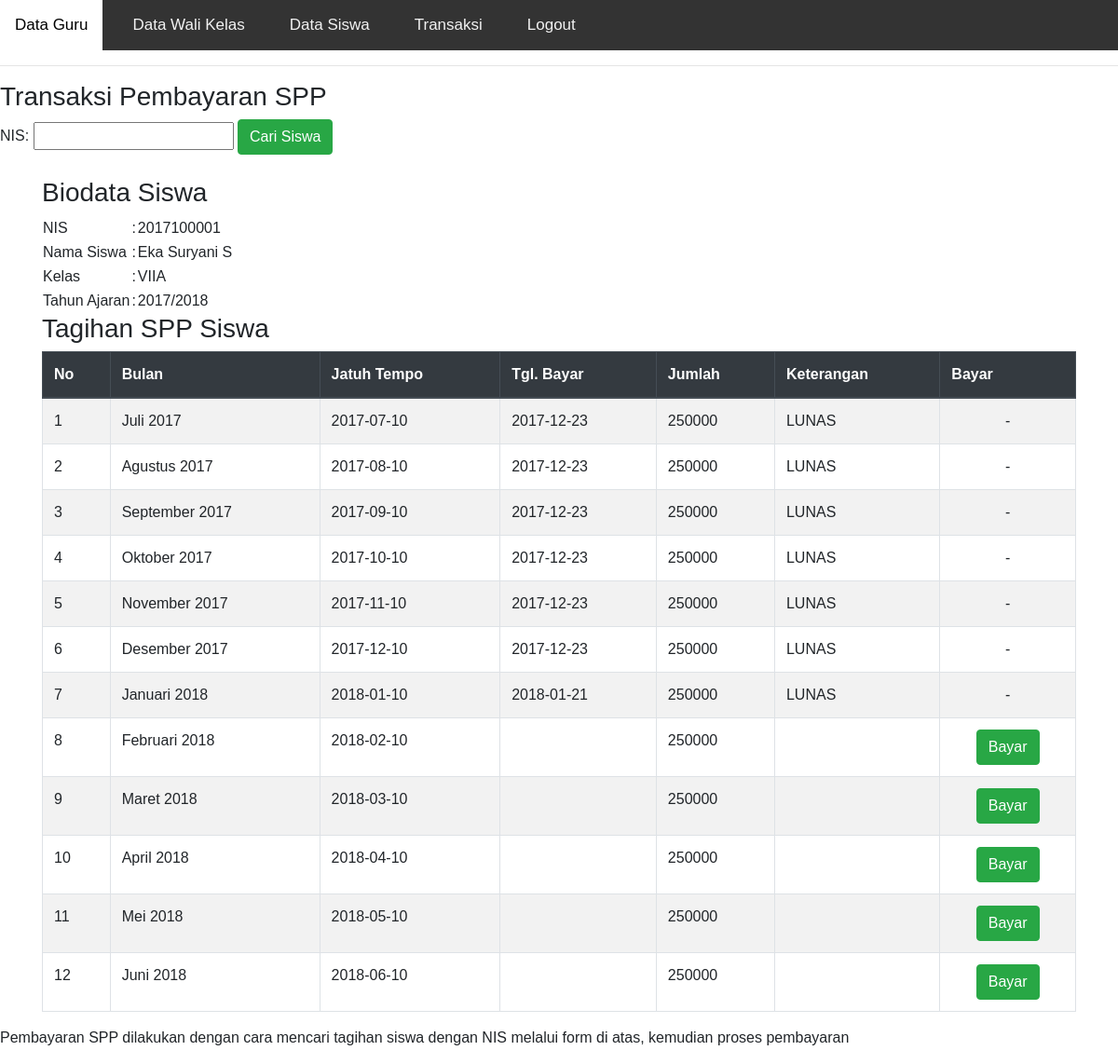
Page /transaksi.php?nis=2017100001 (signed in) on the committed database.
### tables this page shows
CREATE TABLE `siswa` (
  `idsiswa` int(10) NOT NULL AUTO_INCREMENT,
  `nis` varchar(10) DEFAULT NULL,
  `namasiswa` varchar(40) DEFAULT NULL,
  `kelas` varchar(10) DEFAULT NULL,
  `tahunajaran` varchar(10) DEFAULT NULL,
  `biaya` int(20) DEFAULT NULL,
  PRIMARY KEY (`idsiswa`),
  KEY `fk_kelas` (`kelas`),
  CONSTRAINT `fk_kelas` FOREIGN KEY (`kelas`) REFERENCES `walikelas` (`kelas`) ON UPDATE CASCADE
);

CREATE TABLE `spp` (
  `idspp` int(100) NOT NULL AUTO_INCREMENT,
  `idsiswa` int(10) DEFAULT NULL,
  `jatuhtempo` date DEFAULT NULL,
  `bulan` varchar(20) DEFAULT NULL,
  `nobayar` varchar(10) DEFAULT NULL,
  `tglbayar` date DEFAULT NULL,
  `jumlah` int(20) DEFAULT NULL,
  `ket` varchar(20) DEFAULT NULL,
  `idadmin` int(5) DEFAULT NULL,
  PRIMARY KEY (`idspp`),
  KEY `fk_admin` (`idadmin`),
  KEY `fk_siswa` (`idsiswa`),
  CONSTRAINT `fk_admin` FOREIGN KEY (`idadmin`) REFERENCES `admin` (`idadmin`) ON UPDATE CASCADE,
  CONSTRAINT `fk_siswa` FOREIGN KEY (`idsiswa`) REFERENCES `siswa` (`idsiswa`) ON DELETE CASCADE ON UPDATE CASCADE
);

### transaksi.php (the view)
<?php include "header.php" ?>
<h3>Transaksi Pembayaran SPP</h3>
<form method="get" action="">
	NIS: <input type="text" name="nis" />
	<input class="btn btn-success" type="submit" name="cari" value="Cari Siswa" />
</form><br />
<?php
if(isset($_GET['nis']) && $_GET['nis']!=''){
	$sqlSiswa = mysqli_query($konek, "SELECT * FROM siswa WHERE nis='$_GET[nis]'");
	$ds=mysqli_fetch_array($sqlSiswa);
	$nis = $ds['nis'];
?>
<div class="container">
<h3>Biodata Siswa</h3>
<table>
	<tr>
		<td>NIS</td>
		<td>:</td>
		<td><?php echo $ds['nis']; ?></td>
	</tr>
	<tr>
		<td>Nama Siswa</td>
		<td>:</td>
		<td><?php echo $ds['namasiswa']; ?></td>
	</tr>
	<tr>
		<td>Kelas</td>
		<td>:</td>
		<td><?php echo $ds['kelas']; ?></td>
	</tr>
	<tr>
		<td>Tahun Ajaran</td>
		<td>:</td>
		<td><?php echo $ds['tahunajaran']; ?></td>
	</tr>
</table>
<h3>Tagihan SPP Siswa</h3>
<table class="table table-striped table-bordered">
<thead class="thead-dark">
	<tr>
		<th>No</th>
		<th>Bulan</th>
		<th>Jatuh Tempo</th>
		<th>Tgl. Bayar</th>
		<th>Jumlah</th>
		<th>Keterangan</th>
		<th>Bayar</th>
	</tr>
	</thead>
	<?php
	$sql = mysqli_query($konek, "SELECT * FROM spp WHERE idsiswa='$ds[idsiswa]' ORDER BY jatuhtempo ASC");
	$no=1;
	while($d=mysqli_fetch_array($sql)){
		echo "<tr>
			<td>$no</td>
			<td>$d[bulan]</td>
			<td>$d[jatuhtempo]</td>
			<td>$d[tglbayar]</td>
			<td>$d[jumlah]</td>
			<td>$d[ket]</td>
			<td align='center'>";
				if($d['nobayar']==''){
					echo "<a class='btn btn-success' href='proses_transaksi.php?nis=$nis&act=bayar&id=$d[idspp]'>Bayar</a>";
				}else{
					echo "-";
				}
			echo "</td>
		</tr>";
		$no++;
	}
	?>
</table>
<?php
}
?>
</div>
<p>Pembayaran SPP dilakukan dengan cara mencari tagihan siswa dengan NIS melalui form di atas, kemudian proses pembayaran</p>

### header.php (shortened to what this page needs)
<!DOCTYPE html>
<html>
<link rel="stylesheet" href="https://stackpath.bootstrapcdn.com/bootstrap/4.4.1/css/bootstrap.min.css">
<head>
</head>
<body>
<nav class="topnav">
<a class="navbar-brand" href="tampil_guru.php">Data Guru</a>
<a class="navbar-brand" href="tampil_walikelas.php">Data Wali Kelas</a>
<a class="navbar-brand" href="tampil_siswa.php">Data Siswa</a>
<a class="navbar-brand" href="transaksi.php">Transaksi</a>
<a class="navbar-brand" href="logout.php">Logout</a>
</nav>
<hr/>

### header.php (style rules this page uses)
body { margin: 0; font-family: Arial, Helvetica, sans-serif; }
.topnav { overflow: hidden; background-color: #333; }
.topnav a { float: left; color: #f2f2f2; text-align: center; padding: 14px 16px; text-decoration: none; font-size: 17px; }

### rows in the picture
siswa: nis "2017100001", namasiswa "Eka Suryani S", kelas "VIIA", tahunajaran "2017/2018"
spp: bulan "Juli 2017", jatuhtempo "2017-07-10", tglbayar "2017-12-23", jumlah "250000", ket "LUNAS"
spp: bulan "Agustus 2017", jatuhtempo "2017-08-10", tglbayar "2017-12-23", jumlah "250000", ket "LUNAS"
spp: bulan "September 2017", jatuhtempo "2017-09-10", tglbayar "2017-12-23", jumlah "250000", ket "LUNAS"
spp: bulan "Oktober 2017", jatuhtempo "2017-10-10", tglbayar "2017-12-23", jumlah "250000", ket "LUNAS"
spp: bulan "November 2017", jatuhtempo "2017-11-10", tglbayar "2017-12-23", jumlah "250000", ket "LUNAS"
spp: bulan "Desember 2017", jatuhtempo "2017-12-10", tglbayar "2017-12-23", jumlah "250000", ket "LUNAS"
spp: bulan "Januari 2018", jatuhtempo "2018-01-10", tglbayar "2018-01-21", jumlah "250000", ket "LUNAS"
spp: bulan "Februari 2018", jatuhtempo "2018-02-10", jumlah "250000"
spp: bulan "Maret 2018", jatuhtempo "2018-03-10", jumlah "250000"
spp: bulan "April 2018", jatuhtempo "2018-04-10", jumlah "250000"
spp: bulan "Mei 2018", jatuhtempo "2018-05-10", jumlah "250000"
spp: bulan "Juni 2018", jatuhtempo "2018-06-10", jumlah "250000"
